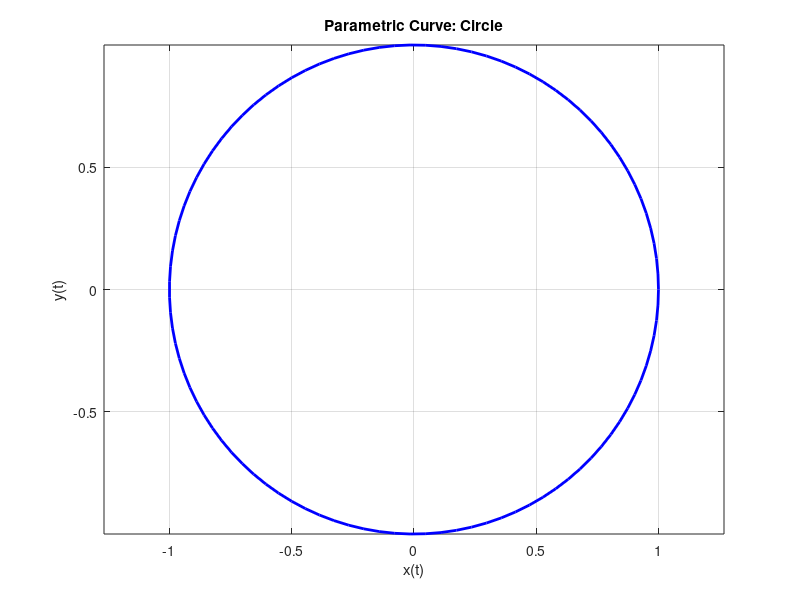

The MATLAB script that drew this image:
%% Parametric Curve - Circle

% Shushank

close all;
clc;

% Define the parameter t from 0 to 2*pi
t = linspace(0, 2*pi, 100);

% Define the parametric equations
x = cos(t);  % x-coordinate
y = sin(t);  % y-coordinate

% Plot the parametric curve
plot(x, y, 'b', 'LineWidth', 2);

% Set equal axis scaling
axis equal;

% Add labels and title
xlabel('x(t)');
ylabel('y(t)');
title('Parametric Curve: Circle');

% Turn on the grid
grid on;
